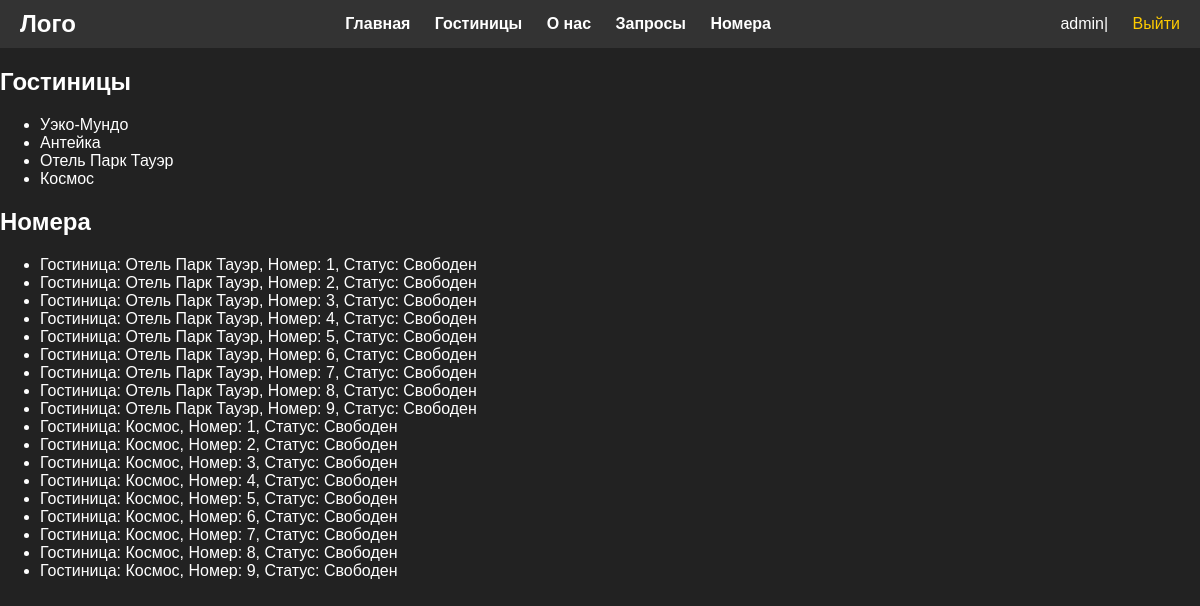
Before: /operator/rooms/ (signed in) with the older database file.
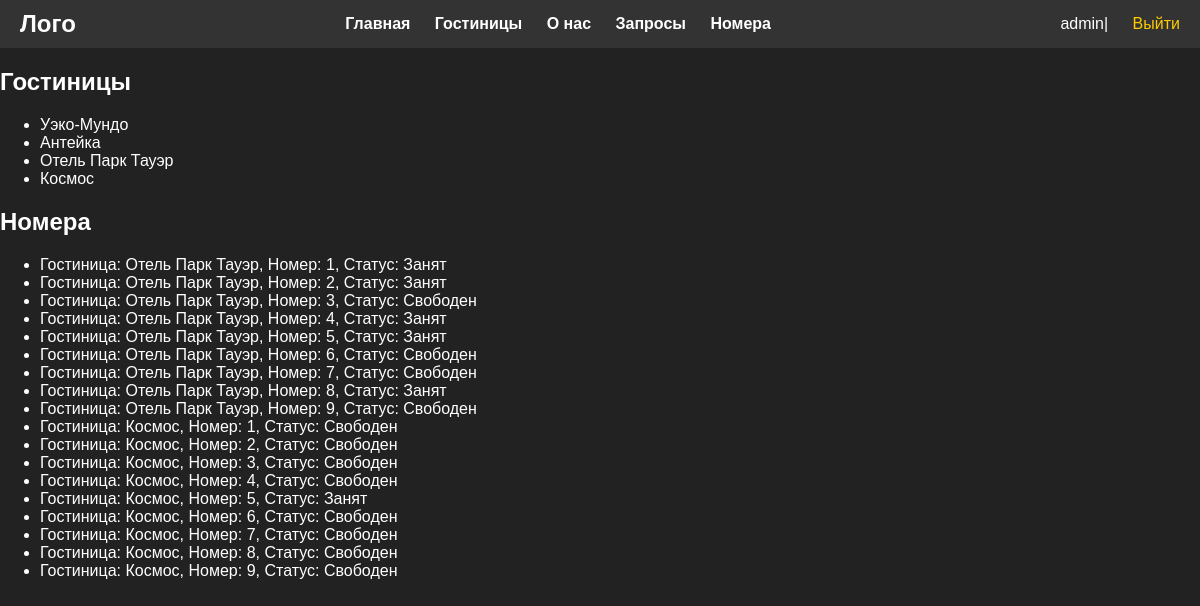
After: the same page with the newer database file.
### gostinitsa/models.py (models this page shows, shortened)
class Room(models.Model):
    class Status(models.IntegerChoices):
        AVAILABLE = 1, 'Свободен'
        OCCUPIED = 0, 'Занят'
        INREQUEST = 2, 'В заявке на бронирование'
    hotel = models.ForeignKey(Gostinitsa, on_delete=models.CASCADE, verbose_name='Принадлежит гостинице')
    room_number = models.CharField(max_length=100, verbose_name='Номер комнаты')
    is_status = models.IntegerField(choices=Status.choices, default=Status.AVAILABLE, verbose_name='Статус')
    objects = models.Manager()
    status = StatusManager()
    class Meta:
        verbose_name = 'Комната'
        verbose_name_plural = 'Комнаты'
        ordering = ['hotel' , 'room_number']
        indexes = [models.Index(fields=['room_number'])]

class Gostinitsa(models.Model):
    class Status(models.IntegerChoices):
        DRAFT = 0, 'Черновик'
        PUBLISHED = 1, 'Опубликовано'
    title = models.CharField(max_length=255, verbose_name='Название')
    slug = models.SlugField(max_length=255, unique=True, db_index=True, verbose_name='Slug')
    content = models.TextField(blank=True, verbose_name='Описание')
    time_create = models.DateTimeField(auto_now_add=True, verbose_name='Время создания')
    time_update = models.DateTimeField(auto_now=True, verbose_name='Время обновления')
    is_published = models.BooleanField(choices=tuple(map(lambda x:(bool(x[0]),x[1]),Status.choices)), default=Status.DRAFT, verbose_name='Опубликовано')
    objects = models.Manager()
    published = PublishedManager()
    class Meta:
        verbose_name = 'Гостиницы'
        verbose_name_plural = 'Гостиницы'
        ordering = ['-time_create']
        indexes = [models.Index(fields=['-time_create'])]

### gostinitsa/views.py (the view)
# urls.py: path('operator/rooms/', views.operator_rooms, name='operator_rooms'),
@user_passes_test(lambda u: u.is_staff, login_url='users/login')
def operator_rooms(request):
    gostinitsy = Gostinitsa.objects.all()
    rooms = Room.objects.all()
    return render(request, 'gostinitsa/operator_rooms.html', {'gostinitsy': gostinitsy, 'rooms': rooms})

### gostinitsa/templates/gostinitsa/operator_rooms.html (shortened to what this page needs)
{% extends 'base.html' %}
{% block content %}
    <h2>Гостиницы</h2>
    <ul>
        {% for gostinitsa in gostinitsy %}
            <li>{{ gostinitsa.title }}</li>
        {% endfor %}
    </ul>
    <h2>Номера</h2>
    <ul>
        {% for room in rooms %}
            <li>Гостиница: {{ room.hotel.title }}, Номер: {{ room.room_number }}, Статус: {% if room.is_status == 1 %}Свободен{% else %}Занят{% endif %}</li>
        {% endfor %}
    </ul>
{% endblock %}

Changed rows visible on the page:
changed Room (number 1 of 18 on the later page): is_status "Свободен" → "Занят"
changed Room (number 2 of 18 on the later page): is_status "Свободен" → "Занят"
changed Room (number 4 of 18 on the later page): is_status "Свободен" → "Занят"
changed Room (number 5 of 18 on the later page): is_status "Свободен" → "Занят"
changed Room (number 8 of 18 on the later page): is_status "Свободен" → "Занят"
changed Room (number 14 of 18 on the later page): is_status "Свободен" → "Занят"
